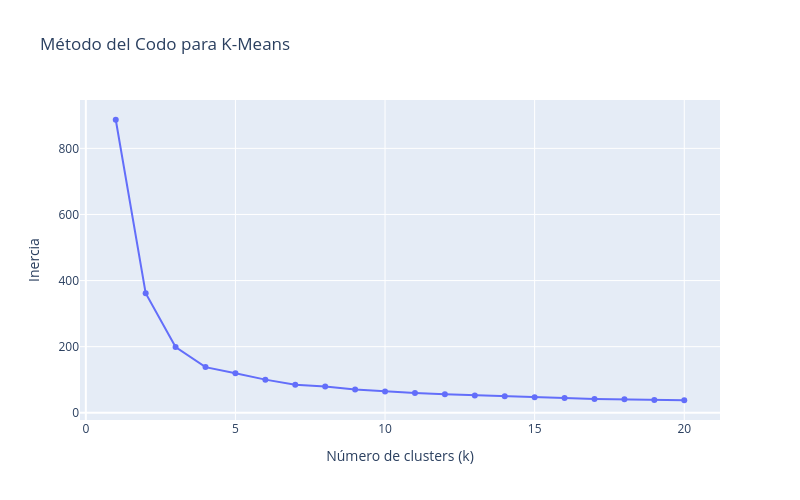

Notebook code for this chart:
### Code cell
fig = px.line(
    x=list(k_values),
    y=inertias,
    markers=True,
    title="Método del Codo para K-Means",
    labels={"x": "Número de clusters (k)", "y": "Inercia"},
)

fig.update_layout(width=800, height=500)
fig.show()

### Figure 1 — Plotly figure (JSON) as saved in the notebook; plotly's stock layout.template omitted (floating-point values rounded to 4 significant figures)
{"data": [{"hovertemplate": "Número de clusters (k)=%{x}<br>Inercia=%{y}<extra></extra>", "legendgroup": "", "line": {"color": "#636efa", "dash": "solid"}, "marker": {"symbol": "circle"}, "mode": "lines+markers", "name": "", "orientation": "v", "showlegend": false, "type": "scatter", "x": [1, 2, 3, 4, 5, 6, 7, 8, 9, 10, 11, 12, 13, 14, 15, 16, 17, 18, 19, 20], "xaxis": "x", "y": [886.6, 362.0, 199.0, 138.2, 119.9, 100.3, 85.12, 79.14, 70.1, 64.16, 60.08, 55.78, 52.48, 50.37, 46.97, 44.62, 41.82, 41.12, 38.75, 37.9], "yaxis": "y"}], "layout": {"height": 500, "legend": {"tracegroupgap": 0}, "title": {"text": "Método del Codo para K-Means"}, "width": 800, "xaxis": {"anchor": "y", "domain": [0, 1], "title": {"text": "Número de clusters (k)"}}, "yaxis": {"anchor": "x", "domain": [0, 1], "title": {"text": "Inercia"}}}}
